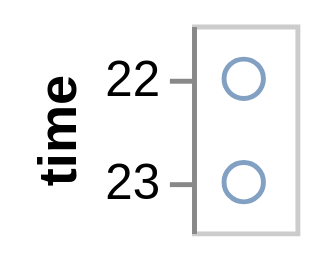

Write a Vega-Lite specification for this figure.
### Vega specification from a JSON file in a GitHub repository (floating-point values rounded to 4 significant figures)
{"$schema": "https://vega.github.io/schema/vega/v3.0.json", "description": "Google's stock price over time.", "autosize": "pad", "padding": 5, "encode": {"update": {"stroke": {"value": "#ccc"}, "fill": {"value": "transparent"}}}, "data": [{"name": "source_0", "values": [{"date": "10 Oct 2011 22:48:00"}, {"date": "11 Oct 2022 23:00:00"}]}, {"name": "data_0", "source": "source_0", "transform": [{"type": "formula", "expr": "toDate(datum[\"date\"])", "as": "date"}, {"type": "formula", "as": "hours_date", "expr": "datetime(0, 0, 1, hours(datum[\"date\"]), 0, 0, 0)"}]}], "signals": [{"name": "width", "update": "21"}, {"name": "y_step", "value": 21}, {"name": "height", "update": "bandspace(domain('y').length, 1, 0.5) * y_step"}], "marks": [{"name": "marks", "type": "symbol", "role": "point", "from": {"data": "data_0"}, "encode": {"update": {"x": {"value": 10.5}, "y": {"scale": "y", "field": "hours_date"}, "stroke": {"value": "#4c78a8"}, "fill": {"value": "transparent"}, "opacity": {"value": 0.7}}}}], "scales": [{"name": "y", "type": "point", "domain": {"data": "data_0", "field": "hours_date", "sort": true}, "range": {"step": {"signal": "y_step"}}, "round": true, "padding": 0.5}], "axes": [{"title": "time", "scale": "y", "orient": "left", "zindex": 1, "encode": {"labels": {"update": {"text": {"signal": "timeFormat(datum.value, '%H')"}}}}}]}
